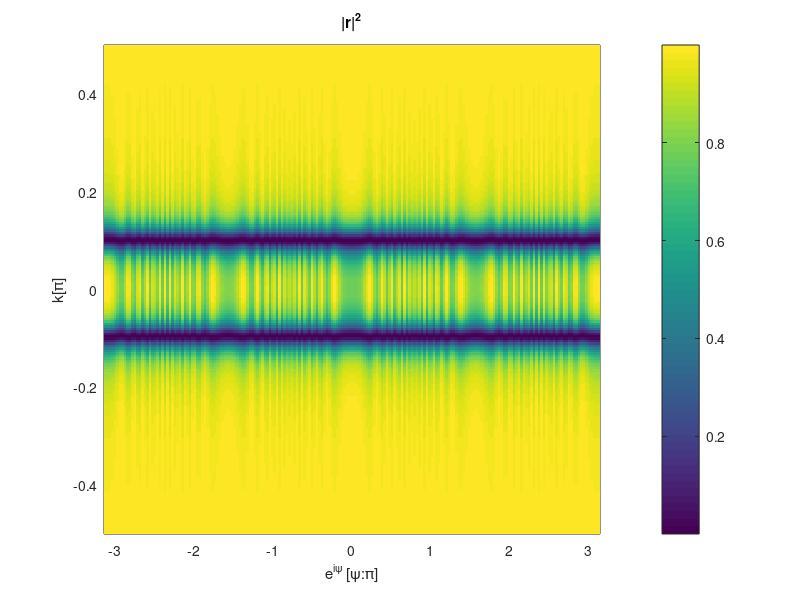
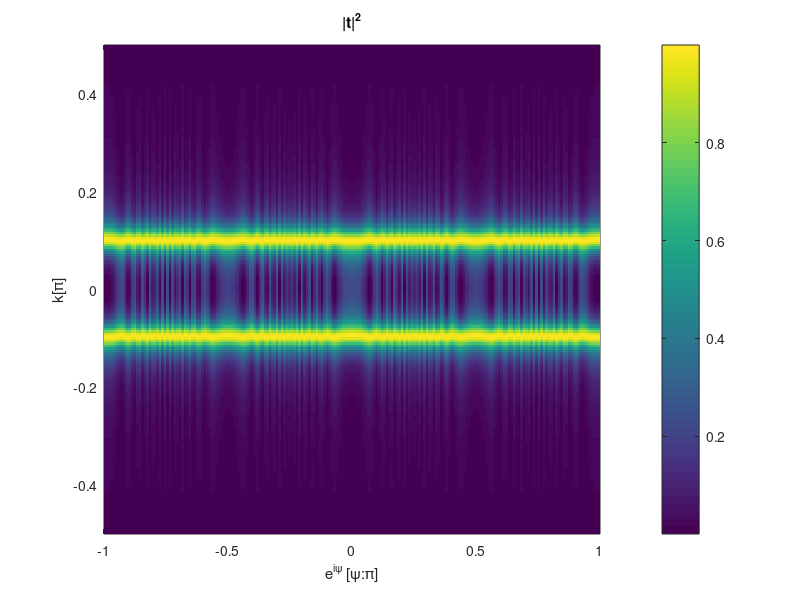

MATLAB code to generate these figures, in order:
%%%% Transport amplitude %%%
clearvars;
close all;

n_k = 200;  % step of wave vector
n_p = 200;

%%% Hopping
V = 10;  % hopping lead
gamma = 0.25;    % hopping lead and conductor
delta = 0.0;    % hopping diammer
E_a = 0.1;     % on site of phi_a
E_b = -0.1;     % on site of phi_b

%%% Magnetic field
psi_list = linspace(-pi,pi,n_p);

%%% Wave vector space
E_list = linspace(-0.5,0.5,n_k);
k_list = linspace(-0.1,0.1,n_k);

res_vec = zeros(4,n_k,n_p);
for i = 1:n_k
    for j =1:n_p
        E = E_list(i);
        a = -E/V + 1i*sqrt(1-E^2/V^2);
        ad = -E/V - 1i*sqrt(1-E^2/V^2);
        gamma = gamma*exp(1i*psi_list(j));
    
        vec = [V/2; 0; conj(gamma)*ad; gamma*ad];
    
        transport_matrix = [[-V/2,0,-gamma,-conj(gamma)];...
                        [0,-V/2,-conj(gamma),-gamma];...
                        [-conj(gamma)*a,-gamma*a,E_a+(V/2)*(a+ad),-delta];...
                        [-gamma*a,-conj(gamma)*a,-delta,E_b+(V/2)*(a+ad)]];
    
    
        res_vec(:,i,j)=transport_matrix\vec;
    end
end

fig1 = figure();
pcolor(psi_list,E_list,squeeze(abs(res_vec(1,:,:)).^2));
colorbar
shading flat
ylabel('k[\pi]');
xlabel('e^{i\psi} [\psi:\pi]');
title('|r|^2');

fig2 = figure();
pcolor(psi_list/pi,E_list,squeeze(abs(res_vec(2,:,:)).^2));
colorbar
shading flat
ylabel('k[\pi]');
xlabel('e^{i\psi} [\psi:\pi]');
title('|t|^2');
